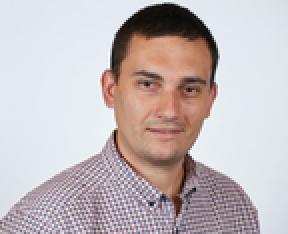
#> input picture images/yaroslav_01.png, 144 x 117 px, shrunk from 600 x 486 before the run (shown 2 times larger)
$ jupyter execute --allow-errors face_detection.ipynb
#> lines starting #> are read from the running program, lines starting #| are printed output that depends on the picture; after the words box and inside, x2 and y2 are one past the last pixel; in counts of white or black regions, pixels touching at a corner belong together
[cell 1]
import numpy as np
import matplotlib.pyplot as plt
import cv2

fd = cv2.CascadeClassifier(cv2.data.haarcascades + 'haarcascade_frontalface_default.xml')

[cell 2]
img=cv2.imread("images/yaroslav_01.png")
#> img is the input picture: shape (117, 144, 3); mean B, G, R 186.6, 185.4, 195.1

#> (a cell that did not finish here is left out)

[cell 4]
gray = cv2.cvtColor(img, cv2.COLOR_BGR2GRAY)
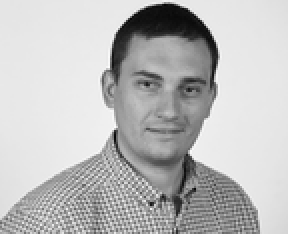
#> gray: shape (117, 144) (shown 2 times larger); min 6, max 253, mean 188.4
plt.imshow(gray)

[cell 5]
faces=fd.detectMultiScale(gray, 1.1, 4)
#> faces = [[54, 19, 61, 61]]

[cell 6]
faces
#> Out = [[54, 19, 61, 61]]

[cell 7]
for (x, y, w, h) in faces:
    cv2.rectangle(img, (x, y), (x+w, y+h), (0,255,0), 2)
#> this loop made 1 pass
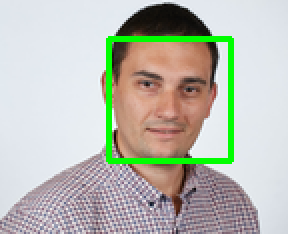
#> img: shape (117, 144, 3) (shown 2 times larger); 4.32% of pixels changed, all inside (x1, y1, x2, y2) = (53, 18, 117, 82)

#> (a cell that did not finish here is left out)

[cell 9]
#write a face detection function

def detect_faces(img,scaleFactor,minNeighbors):
    gray = cv2.cvtColor(img, cv2.COLOR_BGR2GRAY)

    faces=fd.detectMultiScale(gray, scaleFactor, minNeighbors)


    for (x, y, w, h) in faces:
        cv2.rectangle(img, (x, y), (x+w, y+h), (0,255,0), 2)
    plt.imshow(cv2.cvtColor(img, cv2.COLOR_BGR2RGB))

[cell 10]
img=cv2.imread("images/yaroslav_02.jpg")
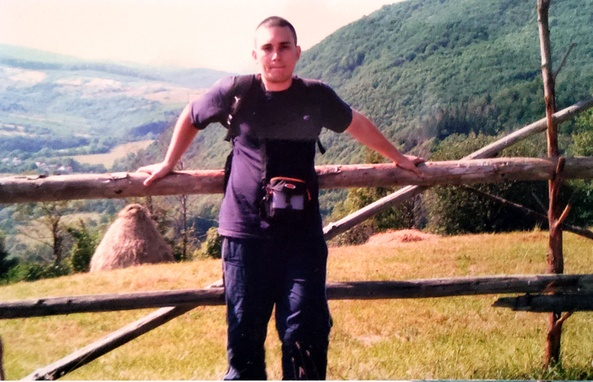
#> input picture images/yaroslav_02.jpg, 593 x 382 px, shrunk from 2464 x 1589 before the run
#> img is the input picture: shape (382, 593, 3); mean B, G, R 112.2, 124.9, 143.2
detect_faces(img,2,4)
#> in detect_faces, `gray = cv2.cvtColor(img, cv2.COLOR_BGR2GRAY)`:
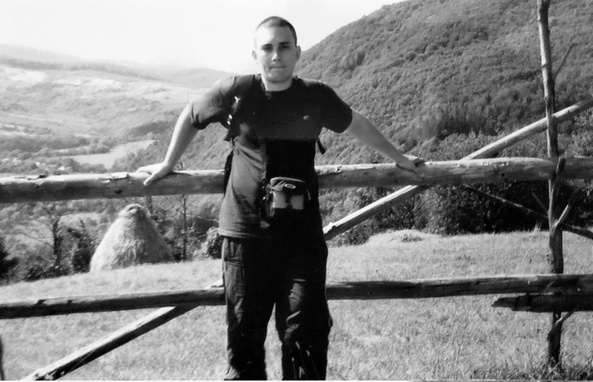
#> gray: shape (382, 593); min 0, max 255, mean 128.9
#> in detect_faces, `faces=fd.detectMultiScale(gray, scaleFactor, minNeighbors)`: faces = [[252, 30, 48, 48]]
#> the loop in detect_faces, `for (x, y, w, h) in faces:` made 1 pass
#> after the loop in detect_faces, `for (x, y, w, h) in faces:`:
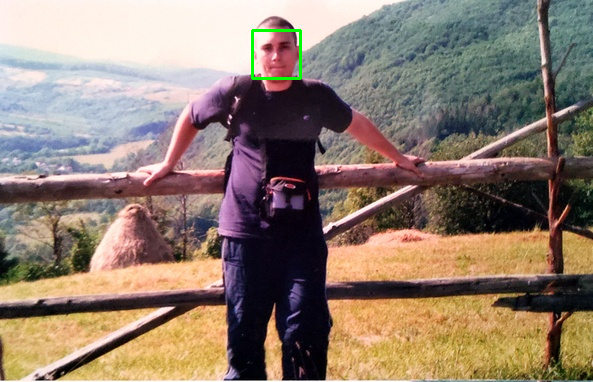
#> img: shape (382, 593, 3); 0.25% of pixels changed, all inside (x1, y1, x2, y2) = (251, 29, 302, 80)

[cell 11]
img=cv2.imread("images/yaroslav_01.png")
detect_faces(img,2,4)
#> call 2 of detect_faces, with scaleFactor = 2, minNeighbors = 4
#> in detect_faces (call 2), `faces=fd.detectMultiScale(gray, scaleFactor, minNeighbors)`: faces = [[61, 25, 48, 48]]
#> the loop in detect_faces (call 2), `for (x, y, w, h) in faces:` made 1 pass
#> after the loop in detect_faces (call 2), `for (x, y, w, h) in faces:`:
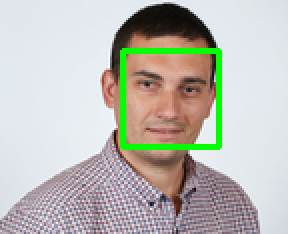
#> img: shape (117, 144, 3) (shown 2 times larger); 3.4% of pixels changed, all inside (x1, y1, x2, y2) = (60, 24, 111, 75)

[cell 12]
img=cv2.imread("images/mawka_01.jpg")
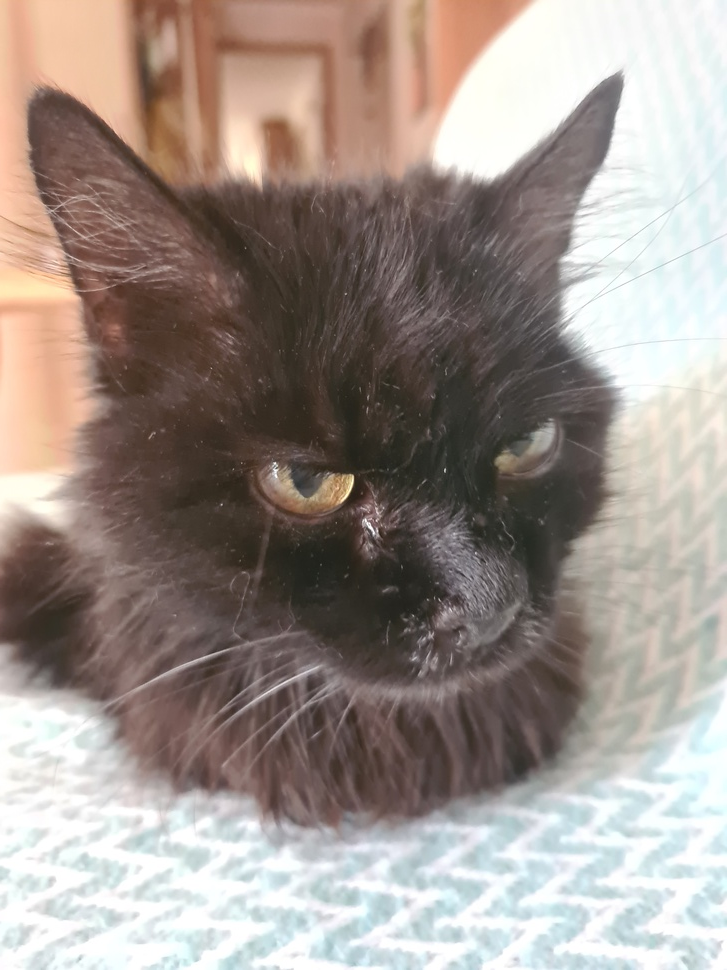
#> input picture images/mawka_01.jpg, 727 x 970 px, shrunk from 3024 x 4032 before the run
#> img is the input picture: shape (970, 727, 3); mean B, G, R 140.4, 147.1, 158.6
detect_faces(img,2,4)
#> call 3 of detect_faces, with scaleFactor = 2, minNeighbors = 4
#> in detect_faces (call 3), `gray = cv2.cvtColor(img, cv2.COLOR_BGR2GRAY)`:
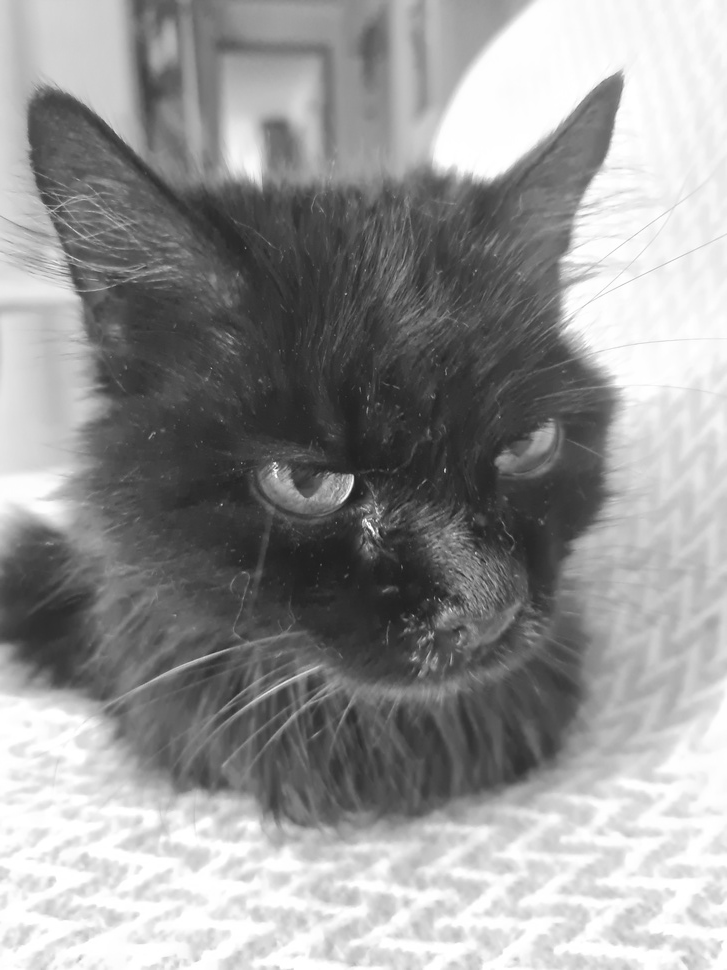
#> gray: shape (970, 727); min 30, max 255, mean 149.8
#> in detect_faces (call 3), `faces=fd.detectMultiScale(gray, scaleFactor, minNeighbors)`: faces = ()

[cell 13]
img=cv2.imread("images/mawka_02.jpg")
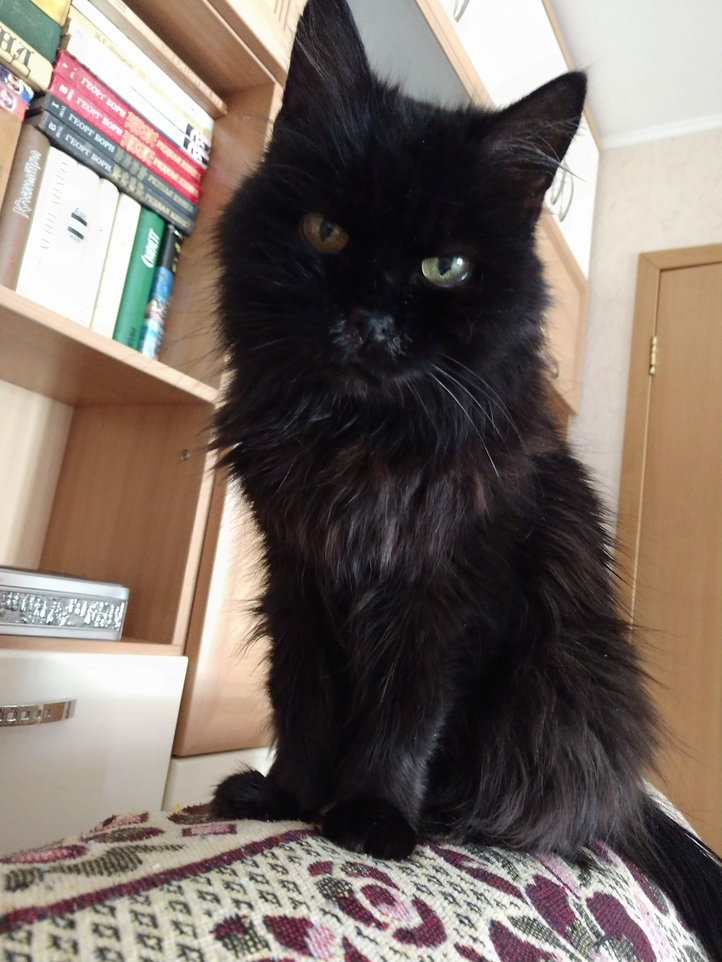
#> input picture images/mawka_02.jpg, 722 x 962 px, shrunk from 3000 x 4000 before the run
#> img is the input picture: shape (962, 722, 3); mean B, G, R 102.7, 110, 122.2
detect_faces(img,2,4)
#> call 4 of detect_faces, with scaleFactor = 2, minNeighbors = 4
#> in detect_faces (call 4), `gray = cv2.cvtColor(img, cv2.COLOR_BGR2GRAY)`:
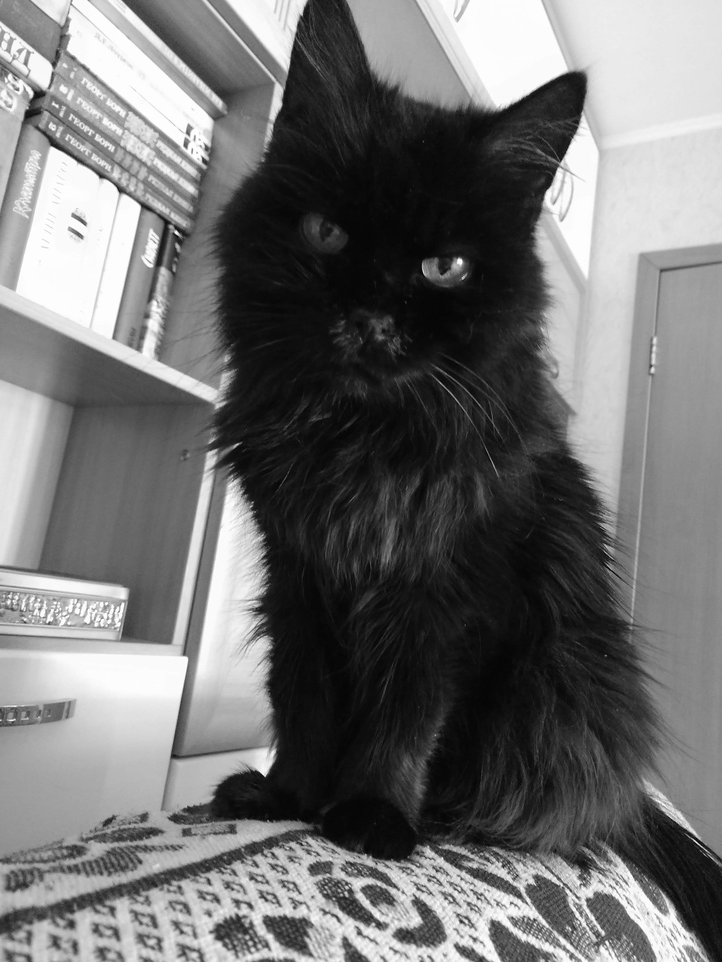
#> gray: shape (962, 722); min 1, max 255, mean 112.8
